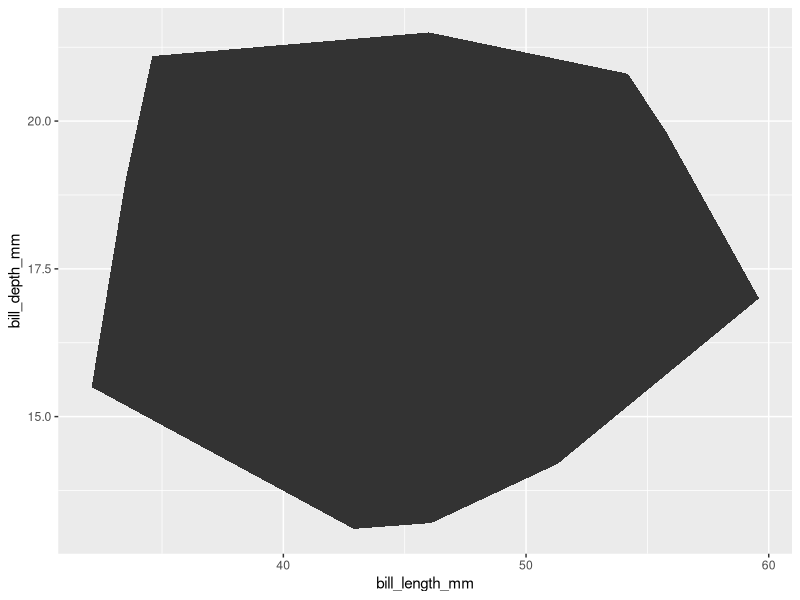

Here is the R script that generated this plot: (Note: this script raises an error after producing the figure.)
## ---- chunk 1
knitr::opts_chunk$set(echo = TRUE)
options(tidyverse.quiet = TRUE)
## ---- chunk 2
library(tidyverse)

## ---- chunk 3


compute_group_chull <- function(data, scales){
  
  chull_ids <- chull(data$x, data$y)
  
  data[chull_ids,]
  
}

library(ggplot2)





StatChull <- ggproto("StatChull", Stat, compute_group = compute_group_chull)

palmerpenguins::penguins %>% 
  remove_missing() %>% 
  select(x = bill_length_mm, y = bill_depth_mm) %>% 
  compute_group_chull()

palmerpenguins::penguins %>% 
  remove_missing() %>% 
  ggplot() + 
  aes(x = bill_length_mm, y = bill_depth_mm) + 
  geom_polygon(stat = StatChull)

GeomPolygon$default_aes

GeomPolygonRed <- ggproto("GeomPolygonRed", 
                      GeomPolygon, default_aes = aes(color = "red"))



last_plot() +
  layer(GeomPolygonRed,
        StatChull,
        position = "identity")
  
  
GeomPolygonRed2 <- ggproto("GeomPolygonRed2", 
                           GeomPolygon, 
                           default_aes = aes(colour    = "red",
fill     = from_theme(col_mix(ink, paper, 0.2)),
linewidth = from_theme(borderwidth),
linetype  = from_theme(bordertype),
alpha     = NA,
subgroup  = NULL))
  
GeomPolygonRed2$default_aes

last_plot() +
  layer(GeomPolygonRed2,
        StatChull,
        position = "identity")


